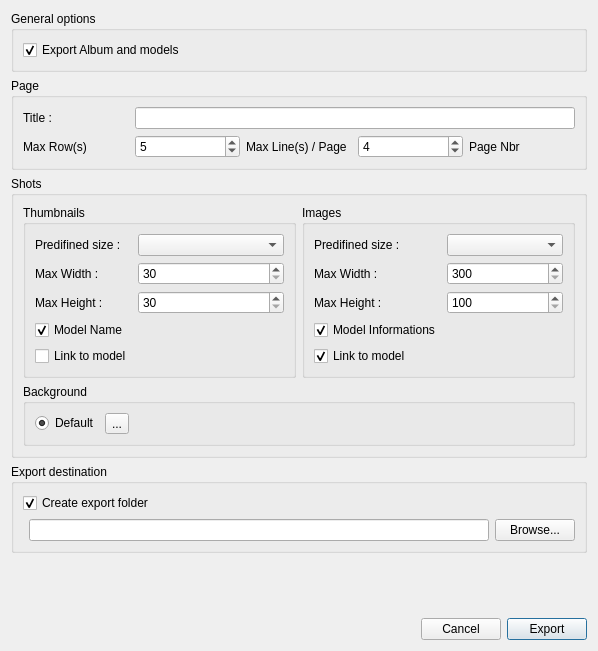
<?xml version="1.0" encoding="UTF-8"?>
<ui version="4.0">
 <class>ExportWebDialog</class>
 <widget class="QDialog" name="ExportWebDialog">
  <property name="geometry">
   <rect>
    <x>0</x>
    <y>0</y>
    <width>598</width>
    <height>651</height>
   </rect>
  </property>
  <property name="windowTitle">
   <string>Html Export</string>
  </property>
  <property name="windowIcon">
   <iconset resource="glc_player.qrc">
    <normaloff>:/images/Globe.png</normaloff>:/images/Globe.png</iconset>
  </property>
  <layout class="QVBoxLayout" name="verticalLayout">
   <item>
    <widget class="QGroupBox" name="groupBox">
     <property name="title">
      <string>General options</string>
     </property>
     <layout class="QHBoxLayout" name="horizontalLayout_2">
      <item>
       <widget class="QCheckBox" name="exportAlbumAndModels">
        <property name="text">
         <string>Export Album and models</string>
        </property>
        <property name="checked">
         <bool>true</bool>
        </property>
       </widget>
      </item>
     </layout>
    </widget>
   </item>
   <item>
    <widget class="QGroupBox" name="pageGroup">
     <property name="title">
      <string>Page</string>
     </property>
     <layout class="QGridLayout" name="gridLayout_3">
      <item row="0" column="0">
       <widget class="QLabel" name="label_7">
        <property name="text">
         <string>Title :</string>
        </property>
       </widget>
      </item>
      <item row="0" column="1" colspan="4">
       <widget class="QLineEdit" name="webTitle">
        <property name="text">
         <string/>
        </property>
       </widget>
      </item>
      <item row="1" column="0">
       <widget class="QLabel" name="label_8">
        <property name="text">
         <string>Max Row(s)</string>
        </property>
       </widget>
      </item>
      <item row="1" column="1">
       <widget class="QSpinBox" name="numberOfRow">
        <property name="minimum">
         <number>1</number>
        </property>
        <property name="maximum">
         <number>10</number>
        </property>
        <property name="value">
         <number>5</number>
        </property>
       </widget>
      </item>
      <item row="1" column="2">
       <widget class="QLabel" name="label_9">
        <property name="text">
         <string>Max Line(s) / Page</string>
        </property>
       </widget>
      </item>
      <item row="1" column="3">
       <widget class="QSpinBox" name="numberOfLine">
        <property name="minimum">
         <number>1</number>
        </property>
        <property name="maximum">
         <number>500</number>
        </property>
        <property name="value">
         <number>4</number>
        </property>
       </widget>
      </item>
      <item row="1" column="4">
       <widget class="QLabel" name="numberOfPage">
        <property name="text">
         <string>Page Nbr</string>
        </property>
       </widget>
      </item>
     </layout>
    </widget>
   </item>
   <item>
    <widget class="QGroupBox" name="groupBox_2">
     <property name="title">
      <string>Shots</string>
     </property>
     <layout class="QGridLayout" name="gridLayout_5">
      <item row="0" column="0">
       <widget class="QGroupBox" name="thumbnailsGroup">
        <property name="title">
         <string>Thumbnails</string>
        </property>
        <layout class="QGridLayout" name="gridLayout">
         <item row="0" column="0">
          <widget class="QLabel" name="label">
           <property name="text">
            <string>Predifined size :</string>
           </property>
          </widget>
         </item>
         <item row="0" column="1" colspan="3">
          <widget class="QComboBox" name="thumbnailPredifinedSize">
           <property name="toolTip">
            <string>List of predefined screenshots sizes</string>
           </property>
          </widget>
         </item>
         <item row="1" column="0">
          <widget class="QLabel" name="label_2">
           <property name="text">
            <string>Max Width :</string>
           </property>
          </widget>
         </item>
         <item row="1" column="1" colspan="3">
          <widget class="QSpinBox" name="thumbnailWidth">
           <property name="toolTip">
            <string>Selected screenshot Width</string>
           </property>
           <property name="minimum">
            <number>30</number>
           </property>
           <property name="maximum">
            <number>300</number>
           </property>
           <property name="value">
            <number>30</number>
           </property>
          </widget>
         </item>
         <item row="2" column="0">
          <widget class="QLabel" name="label_3">
           <property name="text">
            <string>Max Height :</string>
           </property>
          </widget>
         </item>
         <item row="2" column="1" colspan="3">
          <widget class="QSpinBox" name="thumbnailHeight">
           <property name="toolTip">
            <string>Selected screenshot Height</string>
           </property>
           <property name="minimum">
            <number>30</number>
           </property>
           <property name="maximum">
            <number>300</number>
           </property>
           <property name="value">
            <number>30</number>
           </property>
          </widget>
         </item>
         <item row="3" column="0">
          <widget class="QCheckBox" name="thumbnailModelName">
           <property name="text">
            <string>Model Name</string>
           </property>
           <property name="checked">
            <bool>true</bool>
           </property>
          </widget>
         </item>
         <item row="4" column="0">
          <widget class="QCheckBox" name="thumbnailModelLink">
           <property name="text">
            <string>Link to model</string>
           </property>
          </widget>
         </item>
        </layout>
       </widget>
      </item>
      <item row="0" column="1">
       <widget class="QGroupBox" name="imagesGroup">
        <property name="title">
         <string>Images</string>
        </property>
        <layout class="QGridLayout" name="gridLayout_2">
         <item row="0" column="0">
          <widget class="QLabel" name="label_4">
           <property name="text">
            <string>Predifined size :</string>
           </property>
          </widget>
         </item>
         <item row="0" column="1" colspan="3">
          <widget class="QComboBox" name="imagePredifinedSize">
           <property name="toolTip">
            <string>List of predefined screenshots sizes</string>
           </property>
          </widget>
         </item>
         <item row="1" column="0">
          <widget class="QLabel" name="label_5">
           <property name="text">
            <string>Max Width :</string>
           </property>
          </widget>
         </item>
         <item row="1" column="1" colspan="3">
          <widget class="QSpinBox" name="imageWidth">
           <property name="toolTip">
            <string>Selected screenshot Width</string>
           </property>
           <property name="minimum">
            <number>300</number>
           </property>
           <property name="maximum">
            <number>6000</number>
           </property>
          </widget>
         </item>
         <item row="2" column="0">
          <widget class="QLabel" name="label_6">
           <property name="text">
            <string>Max Height :</string>
           </property>
          </widget>
         </item>
         <item row="2" column="1" colspan="3">
          <widget class="QSpinBox" name="imageHeight">
           <property name="toolTip">
            <string>Selected screenshot Height</string>
           </property>
           <property name="minimum">
            <number>100</number>
           </property>
           <property name="maximum">
            <number>6000</number>
           </property>
          </widget>
         </item>
         <item row="3" column="0">
          <widget class="QCheckBox" name="imageModelInformation">
           <property name="text">
            <string>Model Informations</string>
           </property>
           <property name="checked">
            <bool>true</bool>
           </property>
          </widget>
         </item>
         <item row="4" column="0">
          <widget class="QCheckBox" name="imageModelLink">
           <property name="text">
            <string>Link to model</string>
           </property>
           <property name="checked">
            <bool>true</bool>
           </property>
          </widget>
         </item>
        </layout>
       </widget>
      </item>
      <item row="1" column="0" colspan="2">
       <widget class="QGroupBox" name="groupBox_3">
        <property name="title">
         <string>Background</string>
        </property>
        <layout class="QHBoxLayout" name="horizontalLayout_3">
         <item>
          <widget class="QRadioButton" name="defaultBackgroundRadio">
           <property name="toolTip">
            <string>Use Default Background</string>
           </property>
           <property name="text">
            <string>Default</string>
           </property>
           <property name="checked">
            <bool>true</bool>
           </property>
          </widget>
         </item>
         <item>
          <widget class="QToolButton" name="editColorButton">
           <property name="sizePolicy">
            <sizepolicy hsizetype="Preferred" vsizetype="Fixed">
             <horstretch>0</horstretch>
             <verstretch>0</verstretch>
            </sizepolicy>
           </property>
           <property name="autoFillBackground">
            <bool>false</bool>
           </property>
           <property name="text">
            <string>...</string>
           </property>
           <property name="checkable">
            <bool>true</bool>
           </property>
           <property name="autoExclusive">
            <bool>true</bool>
           </property>
          </widget>
         </item>
         <item>
          <spacer name="horizontalSpacer_2">
           <property name="orientation">
            <enum>Qt::Horizontal</enum>
           </property>
           <property name="sizeHint" stdset="0">
            <size>
             <width>40</width>
             <height>20</height>
            </size>
           </property>
          </spacer>
         </item>
        </layout>
       </widget>
      </item>
     </layout>
    </widget>
   </item>
   <item>
    <widget class="QGroupBox" name="groupBox_ExportDestination">
     <property name="title">
      <string>Export destination</string>
     </property>
     <layout class="QGridLayout" name="gridLayout_4">
      <item row="0" column="0" colspan="3">
       <widget class="QCheckBox" name="createSubDir">
        <property name="text">
         <string>Create export folder</string>
        </property>
        <property name="checked">
         <bool>true</bool>
        </property>
       </widget>
      </item>
      <item row="1" column="1">
       <widget class="QLineEdit" name="targetPath">
        <property name="readOnly">
         <bool>true</bool>
        </property>
       </widget>
      </item>
      <item row="1" column="2">
       <widget class="QPushButton" name="browseCmd">
        <property name="text">
         <string>Browse...</string>
        </property>
       </widget>
      </item>
     </layout>
    </widget>
   </item>
   <item>
    <spacer name="verticalSpacer">
     <property name="orientation">
      <enum>Qt::Vertical</enum>
     </property>
     <property name="sizeHint" stdset="0">
      <size>
       <width>20</width>
       <height>108</height>
      </size>
     </property>
    </spacer>
   </item>
   <item>
    <layout class="QHBoxLayout" name="horizontalLayout">
     <item>
      <spacer name="horizontalSpacer">
       <property name="orientation">
        <enum>Qt::Horizontal</enum>
       </property>
       <property name="sizeHint" stdset="0">
        <size>
         <width>40</width>
         <height>20</height>
        </size>
       </property>
      </spacer>
     </item>
     <item>
      <widget class="QPushButton" name="cancelButton">
       <property name="text">
        <string>Cancel</string>
       </property>
      </widget>
     </item>
     <item>
      <widget class="QPushButton" name="exportButton">
       <property name="text">
        <string>Export</string>
       </property>
       <property name="default">
        <bool>true</bool>
       </property>
      </widget>
     </item>
    </layout>
   </item>
  </layout>
 </widget>
 <resources>
  <include location="glc_player.qrc"/>
 </resources>
 <connections>
  <connection>
   <sender>cancelButton</sender>
   <signal>clicked()</signal>
   <receiver>ExportWebDialog</receiver>
   <slot>reject()</slot>
   <hints>
    <hint type="sourcelabel">
     <x>421</x>
     <y>537</y>
    </hint>
    <hint type="destinationlabel">
     <x>474</x>
     <y>478</y>
    </hint>
   </hints>
  </connection>
  <connection>
   <sender>exportButton</sender>
   <signal>clicked()</signal>
   <receiver>ExportWebDialog</receiver>
   <slot>accept()</slot>
   <hints>
    <hint type="sourcelabel">
     <x>524</x>
     <y>535</y>
    </hint>
    <hint type="destinationlabel">
     <x>531</x>
     <y>450</y>
    </hint>
   </hints>
  </connection>
  <connection>
   <sender>exportAlbumAndModels</sender>
   <signal>clicked(bool)</signal>
   <receiver>imageModelLink</receiver>
   <slot>setEnabled(bool)</slot>
   <hints>
    <hint type="sourcelabel">
     <x>39</x>
     <y>43</y>
    </hint>
    <hint type="destinationlabel">
     <x>366</x>
     <y>366</y>
    </hint>
   </hints>
  </connection>
  <connection>
   <sender>exportAlbumAndModels</sender>
   <signal>clicked(bool)</signal>
   <receiver>thumbnailModelLink</receiver>
   <slot>setEnabled(bool)</slot>
   <hints>
    <hint type="sourcelabel">
     <x>130</x>
     <y>44</y>
    </hint>
    <hint type="destinationlabel">
     <x>97</x>
     <y>359</y>
    </hint>
   </hints>
  </connection>
  <connection>
   <sender>thumbnailModelLink</sender>
   <signal>clicked(bool)</signal>
   <receiver>imagesGroup</receiver>
   <slot>setDisabled(bool)</slot>
   <hints>
    <hint type="sourcelabel">
     <x>76</x>
     <y>362</y>
    </hint>
    <hint type="destinationlabel">
     <x>350</x>
     <y>184</y>
    </hint>
   </hints>
  </connection>
 </connections>
</ui>
